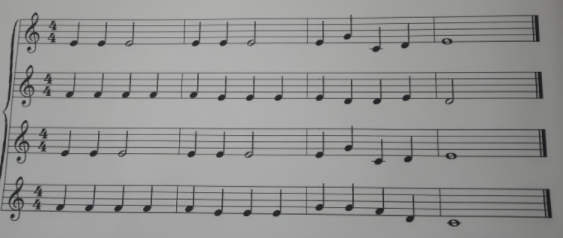
#> input picture Staff detection/sample2.png, 563 x 238 px
$ jupyter execute --allow-errors 'Staff detection.ipynb'   (older library calls are emulated)
#> lines starting #> are read from the running program, lines starting #| are printed output that depends on the picture; after the words box and inside, x2 and y2 are one past the last pixel; in counts of white or black regions, pixels touching at a corner belong together
[cell 1]
import cv2
import numpy as np
import skimage.io as io
from skimage.filters import threshold_otsu
from skimage import feature

[cell 2]
def dilation(img, f):
    n, m = img.shape
    f_size = len(f)
    copied = img.copy()

    for i in range(f_size // 2, n - f_size // 2):
        for j in range(f_size // 2, m - f_size // 2):
            square = copied[i - f_size // 2 : i + f_size // 2 + 1, j - f_size // 2 : j + f_size // 2 + 1]

            if ((square.astype(np.bool) & f.astype(np.bool)) == f).any():
                img[i][j] = 1
            else:
                img[i][j] = 0

    return img

def erosion(img, f):
    n, m = img.shape
    f_size = len(f)
    copied = img.copy()

    for i in range(f_size // 2, n - f_size // 2):
        for j in range(f_size // 2, m - f_size // 2):
            square = copied[i - f_size // 2 : i + f_size // 2 + 1, j - f_size // 2 : j + f_size // 2 + 1]

            if ((square.astype(np.bool) & f.astype(np.bool)) == f).all():
                img[i][j] = 1
            else:
                img[i][j] = 0

    return img

def show_image(img):
    io.imshow(img)
    io.show()

[cell 3]
img = cv2.imread('sample2.png')
#> img is the input picture: shape (238, 563, 3); mean B, G, R 148.4, 149.2, 149.1
img_copy = img.copy()

gray = cv2.cvtColor(img,cv2.COLOR_BGR2GRAY)
edges = cv2.Canny(gray, 50, 150,apertureSize = 3)
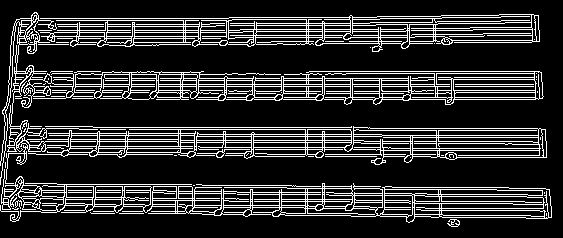
#> edges: shape (238, 563); 17.7% white in thin lines or dots, all inside (x1, y1, x2, y2) = (0, 12, 552, 227)

lines = cv2.HoughLines(edges, 1,np.pi/180, img.shape[1]//2)
#> lines = 20 rows, first 8: [86, 1.57], [84, 1.57], [97, 1.57], [99, 1.57], [78, 1.57], [141, 1.57], [80, 1.57], [135, 1.57]

thresh = threshold_otsu(gray)
#> thresh = 136
gray[gray > thresh] = 255
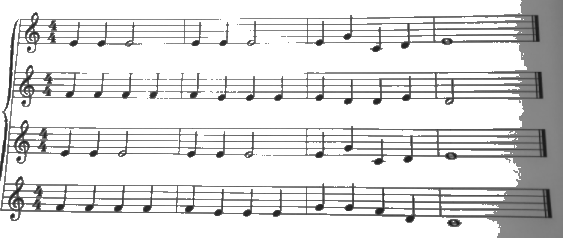
#> gray: shape (238, 563); min 25, max 255, mean 221.4
gray[gray <= thresh] = 0
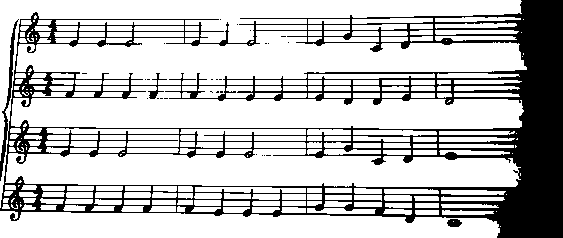
#> gray: shape (238, 563); 76.4% white; 27 black regions (25 under 20 px), largest, box (x1, y1, x2, y2) and area: (0, 0, 563, 238) 31531, (447, 219, 462, 227) 95

show_image(img)
show_image(gray)

gray_copy = gray.copy()

for line in lines:
    for rho, theta in line:
        a = np.cos(theta)
        b = np.sin(theta)
        x0 = a*rho
        y0 = b*rho
        x1 = max(int(x0 + 1000 * (-b)), 0)
        y1 = max(int(y0 + 1000 * (a)), 0)
        x2 = min(int(x0 - 1000 * (-b)), img.shape[1])
        y2 = min(int(y0 - 1000 * (a)), img.shape[0])

        for y in range(y1, y2 + 1):
            for x in range(x1, x2):
                if (gray[y - 1: y + 1, x] == 255).sum():
                    gray_copy[y][x] = 255
#                     print("here")

        gray[y1:y2 + 1, x1:x2+1] = 255

        cv2.line(img,(x1,y1),(x2,y2),(0,0,255),2)
#> this loop made 20 passes
#> line on passes 1 to 12: [[86, 1.57]], [[84, 1.57]], [[97, 1.57]], [[99, 1.57]], [[78, 1.57]], [[141, 1.57]], [[80, 1.57]], [[135, 1.57]], [[195, 1.59]], [[202, 1.59]], [[71, 1.57]], [[29, 1.55]]
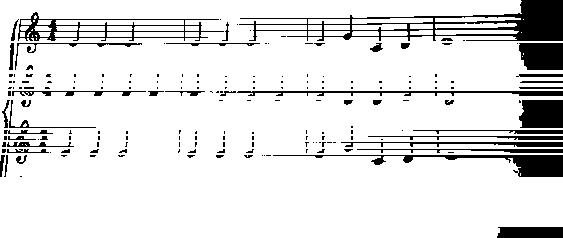
#> gray: shape (238, 563); 88.5% white; 183 black regions (138 under 20 px), largest, box (x1, y1, x2, y2) and area: (239, 0, 563, 41) 3666, (273, 155, 563, 177) 1612, (18, 12, 224, 41) 1224
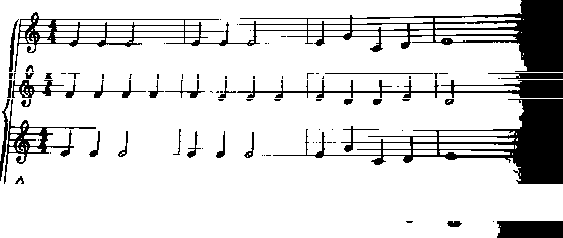
#> gray_copy: shape (238, 563); 85.4% white; 79 black regions (49 under 20 px), largest, box (x1, y1, x2, y2) and area: (14, 0, 563, 72) 7089, (273, 99, 563, 184) 5607, (237, 80, 563, 98) 1840
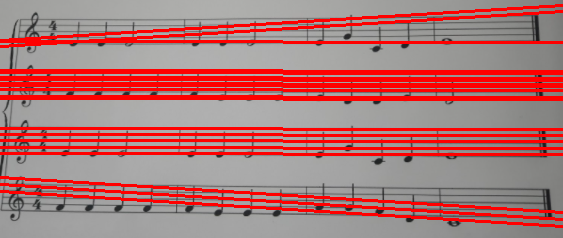
#> img: shape (238, 563, 3); mean B, G, R 116, 116.7, 176.3

cv2.imwrite('houghlines3.jpg',img)

show_image(gray_copy)

$ run again, with Staff detection/digits.jpg saved as Staff detection/sample2.png
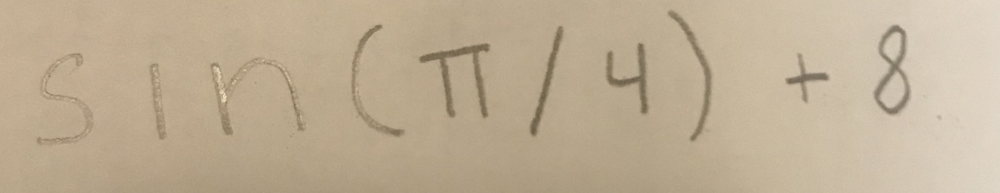
#> input picture Staff detection/digits.jpg, 1000 x 193 px, shrunk from 2553 x 494 before the run
#> img is the input picture: shape (193, 1000, 3); mean B, G, R 148.3, 173.7, 190.4
#> `edges = cv2.Canny(gray, 50, 150,apertureSize = 3)`:
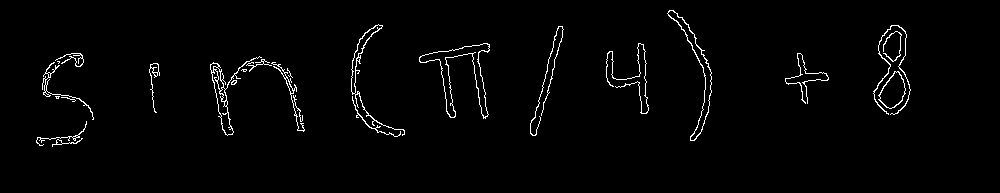
#> edges: shape (193, 1000); 1.9% white in thin lines or dots, all inside (x1, y1, x2, y2) = (36, 10, 911, 147)
#> lines = None
#> thresh = 183
#> `gray[gray <= thresh] = 0`:
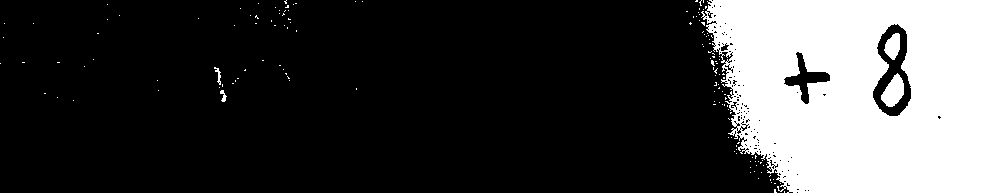
#> gray: shape (193, 1000); 25.4% white; 146 white regions (141 under 20 px), largest, box (x1, y1, x2, y2) and area: (701, 0, 1000, 193) 47860, (881, 73, 904, 107) 487, (884, 33, 900, 60) 297, (214, 67, 221, 85) 50, (220, 90, 227, 102) 43
